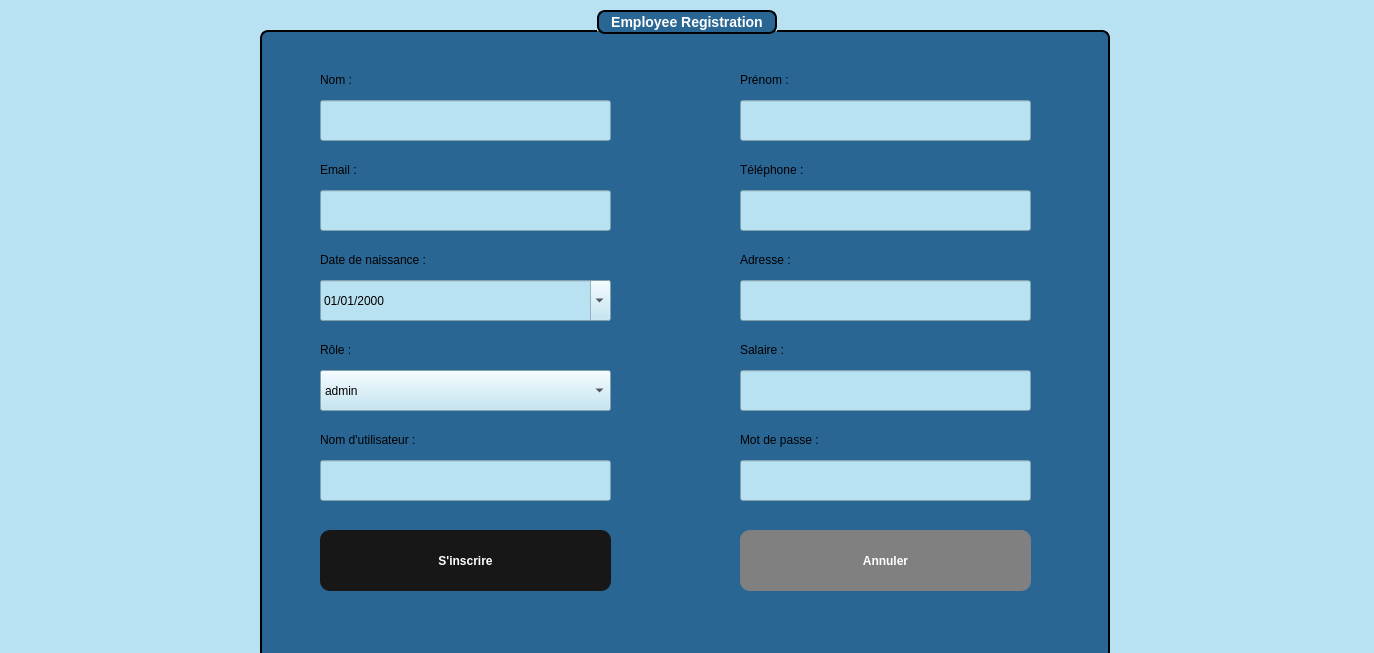
<?xml version="1.0" encoding="UTF-8"?>
<ui version="4.0">
 <class>EmployeeRegister</class>
 <widget class="QWidget" name="EmployeeRegister">
  <property name="geometry">
   <rect>
    <x>0</x>
    <y>0</y>
    <width>1374</width>
    <height>653</height>
   </rect>
  </property>
  <property name="windowTitle">
   <string>Form</string>
  </property>
  <property name="styleSheet">
   <string notr="true">background-color: rgb(184, 226, 242);</string>
  </property>
  <widget class="QGroupBox" name="groupBox">
   <property name="geometry">
    <rect>
     <x>260</x>
     <y>10</y>
     <width>850</width>
     <height>650</height>
    </rect>
   </property>
   <property name="styleSheet">
    <string notr="true">QGroupBox {
    background-color: rgb(41, 102, 148);   /* blue background */
    border: 2px solid black;               /* black border, 2px wide */
    border-radius: 8px;                    /* rounded corners */
    margin-top: 20px;                      /* space for the title */
    color: white;                          /* title text color */
    font-weight: bold;
    font-size: 14px;
}

QGroupBox::title {
 border: 2px solid black;               /* black border, 2px wide */
    border-radius: 8px;     
background-color: rgb(41, 102, 148);
    subcontrol-origin: margin;
    subcontrol-position: top center;       /* title centered */
    padding: 2px 10px;
}</string>
   </property>
   <property name="title">
    <string>Employee Registration</string>
   </property>
   <widget class="QLabel" name="label_nom">
    <property name="geometry">
     <rect>
      <x>60</x>
      <y>60</y>
      <width>81</width>
      <height>20</height>
     </rect>
    </property>
    <property name="styleSheet">
     <string notr="true">background-color: rgb(41, 102, 148);</string>
    </property>
    <property name="text">
     <string>Nom :</string>
    </property>
   </widget>
   <widget class="QLineEdit" name="lineEdit_nom">
    <property name="geometry">
     <rect>
      <x>60</x>
      <y>90</y>
      <width>291</width>
      <height>41</height>
     </rect>
    </property>
    <property name="styleSheet">
     <string notr="true">color: rgb(0, 0, 0);</string>
    </property>
   </widget>
   <widget class="QLabel" name="label_prenom">
    <property name="geometry">
     <rect>
      <x>480</x>
      <y>60</y>
      <width>81</width>
      <height>20</height>
     </rect>
    </property>
    <property name="styleSheet">
     <string notr="true">background-color: rgb(41, 102, 148);</string>
    </property>
    <property name="text">
     <string>Prénom :</string>
    </property>
   </widget>
   <widget class="QLineEdit" name="lineEdit_prenom">
    <property name="geometry">
     <rect>
      <x>480</x>
      <y>90</y>
      <width>291</width>
      <height>41</height>
     </rect>
    </property>
    <property name="styleSheet">
     <string notr="true">color: rgb(0, 0, 0);</string>
    </property>
   </widget>
   <widget class="QLabel" name="label_email">
    <property name="geometry">
     <rect>
      <x>60</x>
      <y>150</y>
      <width>81</width>
      <height>20</height>
     </rect>
    </property>
    <property name="styleSheet">
     <string notr="true">background-color: rgb(41, 102, 148);</string>
    </property>
    <property name="text">
     <string>Email :</string>
    </property>
   </widget>
   <widget class="QLineEdit" name="lineEdit_email">
    <property name="geometry">
     <rect>
      <x>60</x>
      <y>180</y>
      <width>291</width>
      <height>41</height>
     </rect>
    </property>
    <property name="styleSheet">
     <string notr="true">color: rgb(0, 0, 0);</string>
    </property>
   </widget>
   <widget class="QLabel" name="label_telephone">
    <property name="geometry">
     <rect>
      <x>480</x>
      <y>150</y>
      <width>81</width>
      <height>20</height>
     </rect>
    </property>
    <property name="styleSheet">
     <string notr="true">background-color: rgb(41, 102, 148);</string>
    </property>
    <property name="text">
     <string>Téléphone :</string>
    </property>
   </widget>
   <widget class="QLineEdit" name="lineEdit_telephone">
    <property name="geometry">
     <rect>
      <x>480</x>
      <y>180</y>
      <width>291</width>
      <height>41</height>
     </rect>
    </property>
    <property name="styleSheet">
     <string notr="true">color: rgb(0, 0, 0);</string>
    </property>
   </widget>
   <widget class="QLabel" name="label_date_naissance">
    <property name="geometry">
     <rect>
      <x>60</x>
      <y>240</y>
      <width>121</width>
      <height>20</height>
     </rect>
    </property>
    <property name="styleSheet">
     <string notr="true">background-color: rgb(41, 102, 148);</string>
    </property>
    <property name="text">
     <string>Date de naissance :</string>
    </property>
   </widget>
   <widget class="QDateEdit" name="dateEdit_naissance">
    <property name="geometry">
     <rect>
      <x>60</x>
      <y>270</y>
      <width>291</width>
      <height>41</height>
     </rect>
    </property>
    <property name="styleSheet">
     <string notr="true">color: rgb(0, 0, 0);</string>
    </property>
    <property name="displayFormat">
     <string>dd/MM/yyyy</string>
    </property>
    <property name="calendarPopup">
     <bool>true</bool>
    </property>
   </widget>
   <widget class="QLabel" name="label_adresse">
    <property name="geometry">
     <rect>
      <x>480</x>
      <y>240</y>
      <width>81</width>
      <height>20</height>
     </rect>
    </property>
    <property name="styleSheet">
     <string notr="true">background-color: rgb(41, 102, 148);</string>
    </property>
    <property name="text">
     <string>Adresse :</string>
    </property>
   </widget>
   <widget class="QLineEdit" name="lineEdit_adresse">
    <property name="geometry">
     <rect>
      <x>480</x>
      <y>270</y>
      <width>291</width>
      <height>41</height>
     </rect>
    </property>
    <property name="styleSheet">
     <string notr="true">color: rgb(0, 0, 0);</string>
    </property>
   </widget>
   <widget class="QLabel" name="label_role">
    <property name="geometry">
     <rect>
      <x>60</x>
      <y>330</y>
      <width>81</width>
      <height>20</height>
     </rect>
    </property>
    <property name="styleSheet">
     <string notr="true">background-color: rgb(41, 102, 148);</string>
    </property>
    <property name="text">
     <string>Rôle :</string>
    </property>
   </widget>
   <widget class="QComboBox" name="comboBox_role">
    <property name="geometry">
     <rect>
      <x>60</x>
      <y>360</y>
      <width>291</width>
      <height>41</height>
     </rect>
    </property>
    <property name="styleSheet">
     <string notr="true">color: rgb(0, 0, 0);</string>
    </property>
    <item>
     <property name="text">
      <string>admin</string>
     </property>
    </item>
    <item>
     <property name="text">
      <string>stock</string>
     </property>
    </item>
    <item>
     <property name="text">
      <string>vente</string>
     </property>
    </item>
    <item>
     <property name="text">
      <string>client</string>
     </property>
    </item>
    <item>
     <property name="text">
      <string>fournisseur</string>
     </property>
    </item>
    <item>
     <property name="text">
      <string>employe</string>
     </property>
    </item>
   </widget>
   <widget class="QLabel" name="label_salaire">
    <property name="geometry">
     <rect>
      <x>480</x>
      <y>330</y>
      <width>81</width>
      <height>20</height>
     </rect>
    </property>
    <property name="styleSheet">
     <string notr="true">background-color: rgb(41, 102, 148);</string>
    </property>
    <property name="text">
     <string>Salaire :</string>
    </property>
   </widget>
   <widget class="QLineEdit" name="lineEdit_salaire">
    <property name="geometry">
     <rect>
      <x>480</x>
      <y>360</y>
      <width>291</width>
      <height>41</height>
     </rect>
    </property>
    <property name="styleSheet">
     <string notr="true">color: rgb(0, 0, 0);</string>
    </property>
   </widget>
   <widget class="QLabel" name="label_username">
    <property name="geometry">
     <rect>
      <x>60</x>
      <y>420</y>
      <width>121</width>
      <height>20</height>
     </rect>
    </property>
    <property name="styleSheet">
     <string notr="true">background-color: rgb(41, 102, 148);</string>
    </property>
    <property name="text">
     <string>Nom d'utilisateur :</string>
    </property>
   </widget>
   <widget class="QLineEdit" name="lineEdit_username">
    <property name="geometry">
     <rect>
      <x>60</x>
      <y>450</y>
      <width>291</width>
      <height>41</height>
     </rect>
    </property>
    <property name="styleSheet">
     <string notr="true">color: rgb(0, 0, 0);</string>
    </property>
   </widget>
   <widget class="QLabel" name="label_password">
    <property name="geometry">
     <rect>
      <x>480</x>
      <y>420</y>
      <width>121</width>
      <height>20</height>
     </rect>
    </property>
    <property name="styleSheet">
     <string notr="true">background-color: rgb(41, 102, 148);</string>
    </property>
    <property name="text">
     <string>Mot de passe :</string>
    </property>
   </widget>
   <widget class="QLineEdit" name="lineEdit_password">
    <property name="geometry">
     <rect>
      <x>480</x>
      <y>450</y>
      <width>291</width>
      <height>41</height>
     </rect>
    </property>
    <property name="styleSheet">
     <string notr="true">color: rgb(0, 0, 0);</string>
    </property>
    <property name="echoMode">
     <enum>QLineEdit::EchoMode::Password</enum>
    </property>
   </widget>
   <widget class="QPushButton" name="pushButton_register">
    <property name="geometry">
     <rect>
      <x>60</x>
      <y>520</y>
      <width>291</width>
      <height>61</height>
     </rect>
    </property>
    <property name="styleSheet">
     <string notr="true">#pushButton_register {
    font-family: Arial, Helvetica, sans-serif;
    font-weight: bold;
    color: white;
    background-color: #171717;
    padding: 10px 20px;
    border: none;
    border-radius: 10px;
}

#pushButton_register:hover {
    background-color: #0c66ed; /* hover effect */
}

#pushButton_register:pressed {
    background-color: #094bb0; /* pressed effect */
}</string>
    </property>
    <property name="text">
     <string>S'inscrire</string>
    </property>
   </widget>
   <widget class="QPushButton" name="pushButton_cancel">
    <property name="geometry">
     <rect>
      <x>480</x>
      <y>520</y>
      <width>291</width>
      <height>61</height>
     </rect>
    </property>
    <property name="styleSheet">
     <string notr="true">#pushButton_cancel {
    font-family: Arial, Helvetica, sans-serif;
    font-weight: bold;
    color: white;
    background-color: #808080;
    padding: 10px 20px;
    border: none;
    border-radius: 10px;
}

#pushButton_cancel:hover {
    background-color: #606060; /* hover effect */
}

#pushButton_cancel:pressed {
    background-color: #404040; /* pressed effect */
}</string>
    </property>
    <property name="text">
     <string>Annuler</string>
    </property>
   </widget>
  </widget>
 </widget>
 <resources/>
 <connections/>
</ui>
